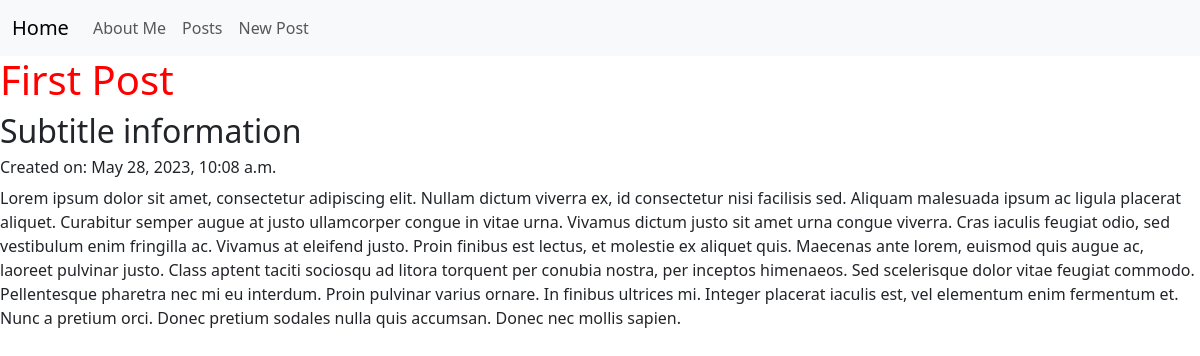
The app's page /posts/1/ with its own data.
### posts/models.py (models this page shows, shortened)
class Post(models.Model):
    title = models.CharField(max_length=128)
    subtitle = models.CharField(max_length=256)
    body = models.TextField()
    created_on = models.DateTimeField(auto_now_add=True)

### posts/views.py (the view)
# urls.py: path("<int:pk>/", views.PostDetailView.as_view(), name="detail"),
class PostDetailView(DetailView):
    template_name = "posts/detail.html"
    model = Post

### templates/posts/detail.html (shortened to what this page needs)
{% extends 'base.html' %}
{% block content %}
    <h1>{{ post.title }}</h1>
    <h2>{{ post.subtitle }}</h2>
    <h6>Created on: {{ post.created_on }}</h6>
    <p>{{ post.body }}</p>
{% endblock content %}

### templates/base.html (shortened to what this page needs)
{% load static %}
<!DOCTYPE html>
<html lang="en">
<head>
    <link
        href="https://cdn.jsdelivr.net/npm/bootstrap@5.3.0-alpha3/dist/css/bootstrap.min.css"
        rel="stylesheet"
>
    <link href="{% static 'css/base.css' %}" rel="stylesheet">
</head>
<body>
    <nav class="navbar navbar-expand-lg navbar-light bg-light">
        <div class="container-fluid">
            <a class="navbar-brand" href="/">Home</a>
            <div class="collapse navbar-collapse" id="navbarNavAltMarkup">
                <div class="navbar-nav">
                    <a class="nav-item nav-link" href="{% url 'about' %}">About Me</a>
                    <a class="nav-item nav-link" href="{% url 'list' %}">Posts</a>
                    <a class="nav-item nav-link" href="{% url 'new' %}">New Post</a>
                </div>
            </div>
        </div>
    </nav>
    {% block content %}{% endblock content %}
</body>
</html>

### static/css/base.css (style rules this page uses)
h1 { color: red; }

### records on screen
Post: title "First Post", subtitle "Subtitle information", created_on "May 28, 2023, 10:08 a.m.", body "Lorem ipsum dolor sit amet, consectetur adipiscing elit. Nullam dictum viverra ex, id consectetur nisi facilisis sed. Aliquam malesuada ipsum ac ligula placerat aliquet. Curabitur semper augue at justo ullamcorper congue in vitae urna. Vivamus dictum justo sit amet urna congue viverra. Cras iaculis feugiat odio, sed vestibulum enim fringilla ac. Vivamus at eleifend justo. Proin finibus est lectus, et molestie ex aliquet quis. Maecenas ante lorem, euismod quis augue ac, laoreet pulvinar justo. Class aptent taciti sociosqu ad litora torquent per conubia nostra, per inceptos himenaeos. Sed scelerisque dolor vitae feugiat commodo. Pellentesque pharetra nec mi eu interdum. Proin pulvinar varius…"
